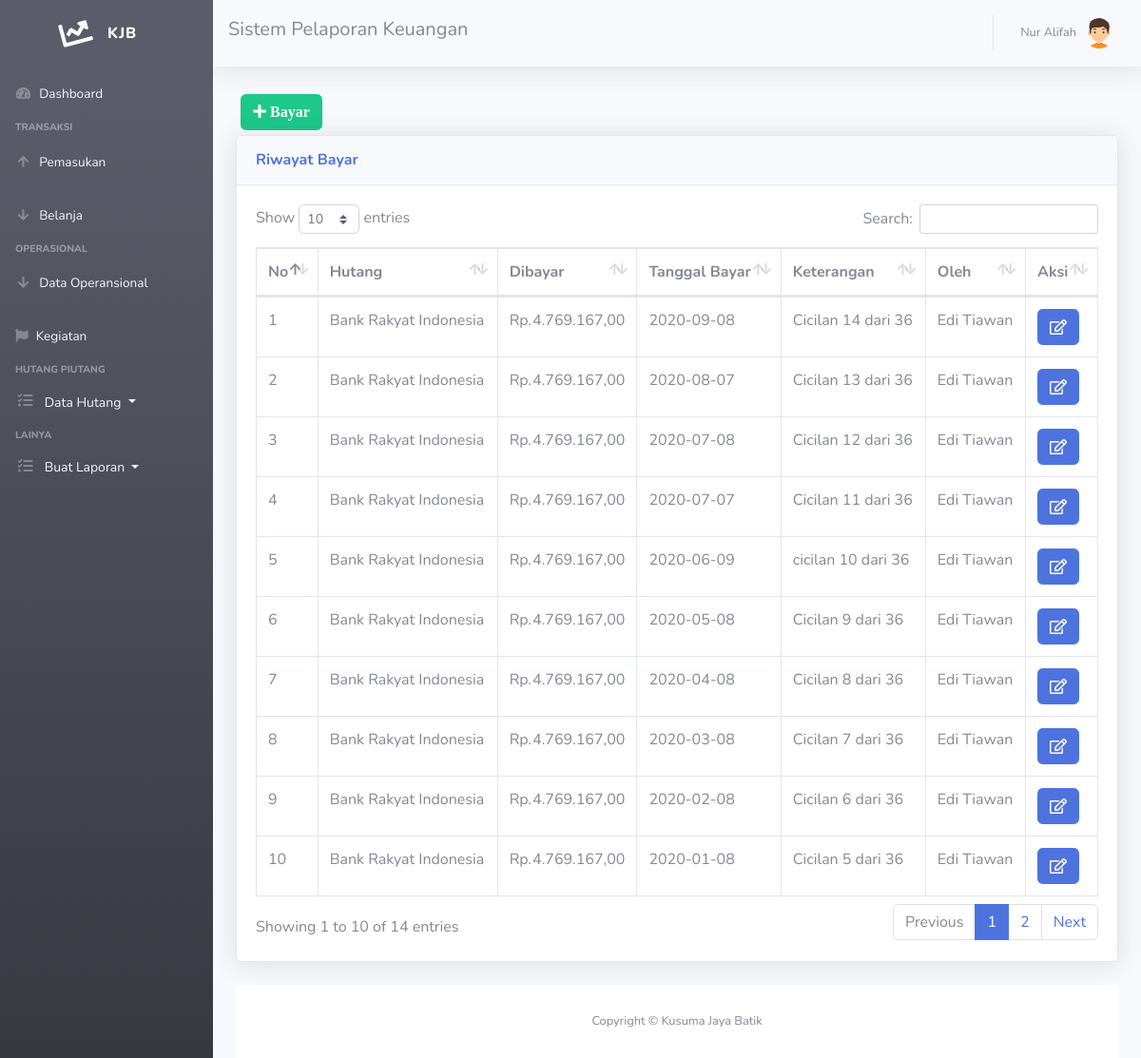
Screenshot of /bayar-hutang.php (signed in) with the database file from the repository.
### tables this page shows
CREATE TABLE `pembayaran_hutang` (
  `id_pembayaranhutang` int(11) NOT NULL,
  `id_user` int(11) NOT NULL,
  `dibayar_hutang` int(211) NOT NULL,
  `tanggal_byr` date NOT NULL,
  `keterangan_byrhutang` varchar(122) NOT NULL,
  `id_hutang` int(11) NOT NULL,
  `is_updatebh` enum('0','1','','') NOT NULL
);

CREATE TABLE `hutang` (
  `id_hutang` int(11) NOT NULL,
  `terima` int(11) NOT NULL,
  `jumlah` int(11) NOT NULL,
  `dibayar` int(111) NOT NULL,
  `tgl_hutang` date NOT NULL,
  `alasan` text NOT NULL,
  `penghutang` varchar(40) NOT NULL,
  `status` enum('Dalam Cicilan','Dibayar') DEFAULT NULL,
  `is_updateh` enum('0','1','','') NOT NULL
);

CREATE TABLE `user` (
  `id_user` int(11) NOT NULL,
  `nama` varchar(40) NOT NULL,
  `username` varchar(40) NOT NULL,
  `password` varchar(40) NOT NULL,
  `no_tlp` char(20) NOT NULL,
  `email` varchar(40) NOT NULL,
  `jabatan` varchar(50) NOT NULL,
  `alamat` varchar(255) NOT NULL,
  `is_active` enum('0','1','','') NOT NULL,
  `is_hidden` enum('0','1','','') NOT NULL,
  `kdreset` int(11) NOT NULL
);

### bayar-hutang.php (the view, shortened to what this page needs)
<!DOCTYPE html>
<html lang="en">
<head>
  <link rel="stylesheet" href="https://cdnjs.cloudflare.com/ajax/libs/font-awesome/4.7.0/css/font-awesome.min.css">
  <link href="vendor/fontawesome-free/css/all.min.css" rel="stylesheet" type="text/css">
  <link href="css/sb-admin-2.min.css" rel="stylesheet">
  <link href="vendor/datatables/dataTables.bootstrap4.min.css" rel="stylesheet">
</head>
<body id="page-top">
<?php require 'sidebar.php'; ?>
      <div id="content">
<?php require 'navbar.php'; ?>
        <div class="container-fluid">
<button type="button" class="btn btn-success" style="margin:5px" data-toggle="modal" data-target="#myModalTambah3"><i class="fa fa-plus"> Bayar</i></button><br>
          <div class="">
          <div class="card shadow mb-4">
            <div class="card-header py-3">
              <h6 class="m-0 font-weight-bold text-primary">Riwayat Bayar</h6>
            </div>
            <div class="card-body">
              <div class="table-responsive">
                <table class="table table-bordered" id="dataTable" width="100%" cellspacing="0">
                  <thead>
                    <tr>
          <th>No</th>
                      <th>Hutang</th>
                      <th>Dibayar</th>
                      <th>Tanggal Bayar</th>
                      <th>Keterangan</th>
                      <th>Oleh</th>
                      <th>Aksi</th>
                    </tr>
                  </thead>
                  <tbody>
          <?php
$query = mysqli_query($koneksi,"SELECT * FROM pembayaran_hutang INNER JOIN hutang INNER JOIN user WHERE hutang.id_hutang = pembayaran_hutang.id_hutang AND pembayaran_hutang.id_hutang = hutang.id_hutang AND user.id_user = pembayaran_hutang.id_user AND pembayaran_hutang.id_user = user.id_user ORDER BY tanggal_byr DESC");
$nos = 1;
while ($data = mysqli_fetch_assoc($query))
{
?>
        <?php if ($data['dibayar_hutang']!=0): ?>
          <?php if ($data['is_updatebh']!=1): ?>
              <tr>
                      <td><?=$nos?></td>
                      <td><?=$data['penghutang']?></td>
                      <td>Rp. <span style="float: right; text-align: right;"><?=number_format($data['dibayar_hutang'],2,',','.');?></span></td>
                      <td><?=$data['tanggal_byr']?></td>
                      <td><?=$data['keterangan_byrhutang']?></td>
                      <td><?=$data['nama']?></td>
                    <?php  $nos++; ?>
                    <td>
<a href="#" type="button" class=" fa fa-edit btn btn-primary btn-md" data-toggle="modal" data-target="#myModal3<?php echo $data['id_pembayaranhutang']; ?>"></a>
</tr>
 <?php endif ?>
<?php endif ?>
  </div>
<?php
}
?>
<?php require 'footer.php'?>
</body>
</html>

### sidebar.php (shortened to what this page needs)
  <div id="wrapper">
    <ul class="navbar-nav bg-gradient-dark sidebar sidebar-dark accordion bg-light" id="accordionSidebar">
      <a class="sidebar-brand d-flex align-items-center justify-content-center" href="index.php">
        <div class="sidebar-brand-icon rotate-n-15">
          <i class="fas fa-chart-line"></i>
        </div>
        <div class="sidebar-brand-text mx-3">KJB</div>
      </a>
      <li class="nav-item">
        <a class="nav-link" href="index.php">
          <i class="fas fa-fw fa-tachometer-alt"></i>
          <span style="color: #F0F8FF">Dashboard</span></a>
      </li>
      <div class="sidebar-heading">
        Transaksi
      </div>
      <li class="nav-item">
        <a class="nav-link collapsed" href="pendapatan.php">
          <i class="fas fa-fw fa-arrow-up"></i>
          <span style="color: #F0F8FF">Pemasukan</span>
        </a>
      </li>
      <li class="nav-item">
        <a class="nav-link collapsed" href="pengeluaran.php" >
          <i class="fas fa-fw fa-arrow-down"></i>
          <span style="color: #F0F8FF">Belanja</span>
        </a>
      </li>
      <div class="sidebar-heading">
        Operasional
      </div>
      <li class="nav-item">
        <a class="nav-link collapsed" href="operasional.php" >
          <i class="fas fa-fw fa-arrow-down"></i>
          <span style="color: #F0F8FF">Data Operansional</span>
        </a>
      </li>
       <li class="nav-item">
        <a class="nav-link collapsed" href="kegiatan.php">
          <i class="fas fa-flag"></i>
          <span style="color: #F0F8FF">Kegiatan</span>
        </a>
      </li>
      <div class="sidebar-heading">
        Hutang Piutang <br>
      </div>
<div class="dropdown">
  <i class="">&nbsp &nbsp</i>
  <i class="fas fa-fw fa-tasks"></i>
  <button class="btn btn-gradient-dark dropdown-toggle text-left " type="button" id="dropdownMenuButton" data-toggle="dropdown" aria-haspopup="true" aria-expanded="false" style="color: #F0F8FF; font-size: 14px; padding: 15px 5px; text-align: left">
   Data Hutang
  </button>
</div>
<div class="sidebar-heading">
        Lainya
      </div>
<div class="dropdown">
  <i class="">&nbsp &nbsp</i>
  <i class="fas fa-fw fa-tasks"></i>
  <button class="btn btn-gradient-dark dropdown-toggle text-left " type="button" id="dropdownMenuButton" data-toggle="dropdown" aria-haspopup="true" aria-expanded="false" style="color: #F0F8FF; font-size: 14px; padding: 15px 5px; text-align: left">
   Buat Laporan
  </button>
</div>
    </ul>
    <div id="content-wrapper" class="d-flex flex-column">

### navbar.php (shortened to what this page needs)
        <nav class="navbar navbar-expand navbar-light bg-light topbar mb-4 static-top shadow">
    <h5>Sistem Pelaporan Keuangan</h5>
<?php require 'user.php'; ?>
        </nav>

### user.php (shortened to what this page needs)
<ul class="navbar-nav ml-auto">
  <li class="nav-item dropdown no-arrow">
    <a class="nav-link dropdown-toggle" href="#" id="userDropdown" role="button" data-toggle="dropdown" aria-haspopup="true" aria-expanded="false">
      <span class="mr-2 d-none d-lg-inline text-gray-600 small"><?=$_SESSION['nama']?></span>
      <img class="img-profile rounded-circle" src="img/boy(2).png">
    </a>
  </li>
</ul>

### footer.php
<footer class="sticky-footer bg-white">
  <div class="container my-auto">
    <div class="copyright text-center my-auto">
      <span>Copyright &copy; Kusuma Jaya Batik</span>
    </div>
  </div>
</footer>

### rows the page displays
pembayaran_hutang: id_hutang.penghutang "Bank Rakyat Indonesia", dibayar_hutang "4.769.167,00", tanggal_byr "2020-09-08", keterangan_byrhutang "Cicilan 14 dari 36", id_user.nama "Edi Tiawan"
pembayaran_hutang: id_hutang.penghutang "Bank Rakyat Indonesia", dibayar_hutang "4.769.167,00", tanggal_byr "2020-08-07", keterangan_byrhutang "Cicilan 13 dari 36", id_user.nama "Edi Tiawan"
pembayaran_hutang: id_hutang.penghutang "Bank Rakyat Indonesia", dibayar_hutang "4.769.167,00", tanggal_byr "2020-07-08", keterangan_byrhutang "Cicilan 12 dari 36", id_user.nama "Edi Tiawan"
pembayaran_hutang: id_hutang.penghutang "Bank Rakyat Indonesia", dibayar_hutang "4.769.167,00", tanggal_byr "2020-07-07", keterangan_byrhutang "Cicilan 11 dari 36", id_user.nama "Edi Tiawan"
pembayaran_hutang: id_hutang.penghutang "Bank Rakyat Indonesia", dibayar_hutang "4.769.167,00", tanggal_byr "2020-06-09", keterangan_byrhutang "cicilan 10 dari 36", id_user.nama "Edi Tiawan"
pembayaran_hutang: id_hutang.penghutang "Bank Rakyat Indonesia", dibayar_hutang "4.769.167,00", tanggal_byr "2020-05-08", keterangan_byrhutang "Cicilan 9 dari 36", id_user.nama "Edi Tiawan"
pembayaran_hutang: id_hutang.penghutang "Bank Rakyat Indonesia", dibayar_hutang "4.769.167,00", tanggal_byr "2020-04-08", keterangan_byrhutang "Cicilan 8 dari 36", id_user.nama "Edi Tiawan"
pembayaran_hutang: id_hutang.penghutang "Bank Rakyat Indonesia", dibayar_hutang "4.769.167,00", tanggal_byr "2020-03-08", keterangan_byrhutang "Cicilan 7 dari 36", id_user.nama "Edi Tiawan"
pembayaran_hutang: id_hutang.penghutang "Bank Rakyat Indonesia", dibayar_hutang "4.769.167,00", tanggal_byr "2020-02-08", keterangan_byrhutang "Cicilan 6 dari 36", id_user.nama "Edi Tiawan"
pembayaran_hutang: id_hutang.penghutang "Bank Rakyat Indonesia", dibayar_hutang "4.769.167,00", tanggal_byr "2020-01-08", keterangan_byrhutang "Cicilan 5 dari 36", id_user.nama "Edi Tiawan"

### other values shown
$_SESSION['nama'] "Nur Alifah"
